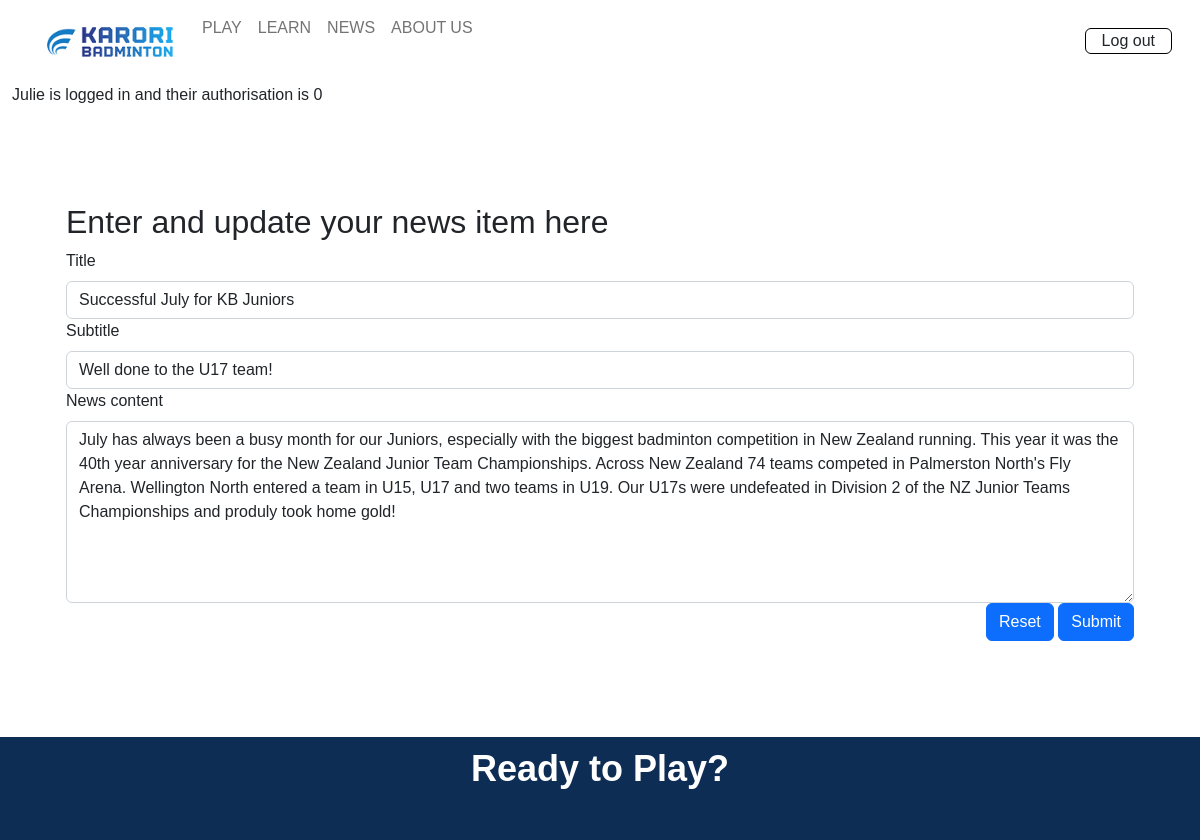
The page /news_cud?id=2&task=update (signed in) on the database its author committed.
### tables this page shows
CREATE TABLE news(
    news_id integer primary key autoincrement not null,
    title text not null unique,
    subtitle text not null unique,
    content text not null unique,
    newsdate date not null,
    member_id integer not null,
    foreign key(member_id) references member(member_id)
);

### server.py (the view, shortened to what this page needs)
@app.route('/news_cud', methods=['GET', 'POST'])
def news_cud():
    data = request.args
    required_keys = ['id', 'task']
    for k in required_keys:
        if k not in data.keys():
            message = "Do not know what to do with create read update on news (key not present)"
            return render_template('error.html', message=message)
    if request.method == "GET":
        if data['task'] == 'delete':
            sql = "delete from news where news_id = ?"
            values_tuple = (data['id'],)
            result = run_commit_query(sql, values_tuple, db_path)
            return redirect(url_for('news'))
        elif data['task'] == 'update':
            sql = """ select title, subtitle, content from news where news_id=?"""
            values_tuple = (data['id'],)
            result = run_search_query_tuples(sql, values_tuple, db_path, True)
            result = result[0]
            return render_template("news_cud.html",
                                   **result,
                                   id=data['id'],
                                   task=data['task'])
        else:
            message = "Unrecognised task coming from news page"
            return render_template('error.html', message=message)

### db_functions.py (called while the page is built)
def run_search_query_tuples(sql_query ,values_tuple, file_path, rowfactory=False):
    result = None
    try:
        db = sqlite3.connect(file_path)
        if rowfactory:
            db.row_factory = sqlite3.Row
        cursor = db.cursor()
        cursor.execute(sql_query ,values_tuple)
        result = cursor.fetchall()
        cursor.close()
    except sqlite3.Error as error:
        print("Error running search query tuples: {}".format(error))
        return None
    db.close()
    if result is None:
        print("No search values were found")
    return result

### templates/news_cud.html
{% extends "layout.html" %}
{% block content %}
<div class="container-lg py-sm-5 py-1">
  <div class="news p-4 my-4">
      <h2> Enter and update your news item here </h2>
    <form action="{{url_for('news_cud', id=id, task=task)}}" method="POST">
        <div>
            <label for="title" class="form-label">Title</label>
            <input type="text" class="form-control" id="title" name="title" placeholder="" value="{{title}}" required>
        </div>
        <div>
            <label for="subtitle" class="form-label">Subtitle</label>
            <input type="text" class="form-control" id="subtitle" name="subtitle" placeholder="" value="{{subtitle}}" required>
        </div>
        <div>
             <label for="content" class="form-label">News content</label>
            <textarea class="form-control" id="content" name="content" rows="7" required>{{content}}</textarea>
        </div>
        <div class="text-end">
            <button type="reset" class="btn btn-primary">Reset</button>
            <button  type="submit" class="btn btn-primary">Submit</button>
        </div>
    </form>
  </div>
</div>
{% endblock %}

### static/styles.css (style rules this page uses)
:root { --white: rgb(255, 255, 255); --cream: rgb(253, 246, 236); --grey: rgb(150, 150, 150); --light-blue: rgba(19, 127, 185, 0.1); --blue: rgb(19, 127, 185); --dark-blue: rgb(13, 44, 84); --light-grey: rgba(150, 150, 150, 0.1); --transparent: rgba(0, 0, 0, 0); }
* { margin: 0; padding: 0; font-family: 'Poppins', sans-serif; }
label, input[type="text"], input[type="email"], textarea { font-size: 1em !important; }

### rows shown on the page
news: title "Successful July for KB Juniors", subtitle "Well done to the U17 team!", content "July has always been a busy month for our Juniors, especially with the biggest badminton competition in New Zealand running. This year it was the 40th year anniversary for the New Zealand Junior Team Championships. Across New Zealand 74 teams competed in Palmerston North's Fly Arena. Wellington North entered a team in U15, U17 and two teams in U19. Our U17s were undefeated in Division 2 of the NZ Junior Teams Championships and produly took home gold!"

### other values the page prints
{{ session['name'] }} "Julie"
{{ session['authorisation'] }} "0"
